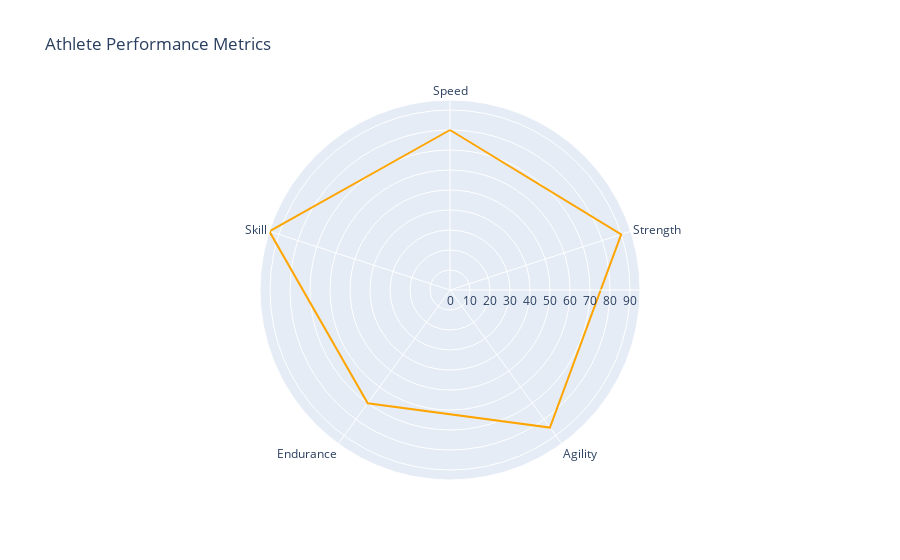

Notebook source saved alongside this figure:
### Code cell
# Radar Chart: Athlete Performance Metrics
# Example data; replace with actual performance metrics
performance_metrics = {
    'Metric': ['Speed', 'Strength', 'Agility', 'Endurance', 'Skill'],
    'Score': [80, 90, 85, 70, 95]
}
radar_df = pd.DataFrame(performance_metrics)
radar_chart = px.line_polar(radar_df, 
                             r='Score', 
                             theta='Metric', 
                             line_close=True, 
                             title='Athlete Performance Metrics',
                             color_discrete_sequence=['orange'])
radar_chart.show()

### Figure 1 — Plotly figure (JSON) as saved in the notebook; plotly's stock layout.template omitted (floating-point values rounded to 4 significant figures)
{"data": [{"hovertemplate": "Score=%{r}<br>Metric=%{theta}<extra></extra>", "legendgroup": "", "line": {"color": "orange", "dash": "solid"}, "marker": {"symbol": "circle"}, "mode": "lines", "name": "", "r": [80, 90, 85, 70, 95, 80], "showlegend": false, "subplot": "polar", "theta": ["Speed", "Strength", "Agility", "Endurance", "Skill", "Speed"], "type": "scatterpolar"}], "layout": {"autosize": true, "legend": {"tracegroupgap": 0}, "polar": {"angularaxis": {"direction": "clockwise", "rotation": 90, "type": "category"}, "domain": {"x": [0, 1], "y": [0, 1]}, "radialaxis": {"autorange": true, "range": [0, 95], "type": "linear"}}, "title": {"text": "Athlete Performance Metrics"}}}
